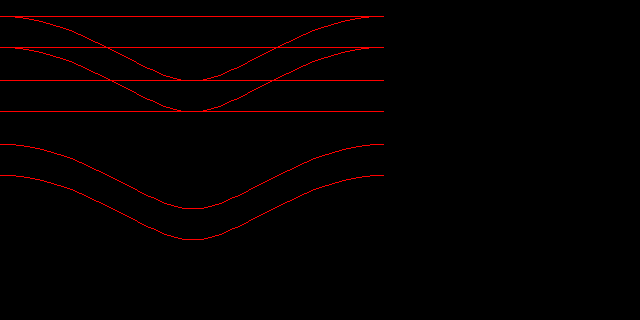

Tiled map render using the project's own tile images. Description and the map definition, with tile-layer contents summarised, below:
An orthogonal 10x5 tile map with 64x64 px tiles, 1 tile layer (块层 1).

<map version="1.0" orientation="orthogonal" width="10" height="5" tilewidth="64" tileheight="64">
 <tileset firstgid="1" name="TransType" tilewidth="64" tileheight="64">
  <image source="TransType.png" width="384" height="256" />
 </tileset>
 <layer name="块层 1" width="10" height="5">
  <data>[50 cells, 22 non-empty, 22 distinct tile ids]</data>
 </layer>
</map>